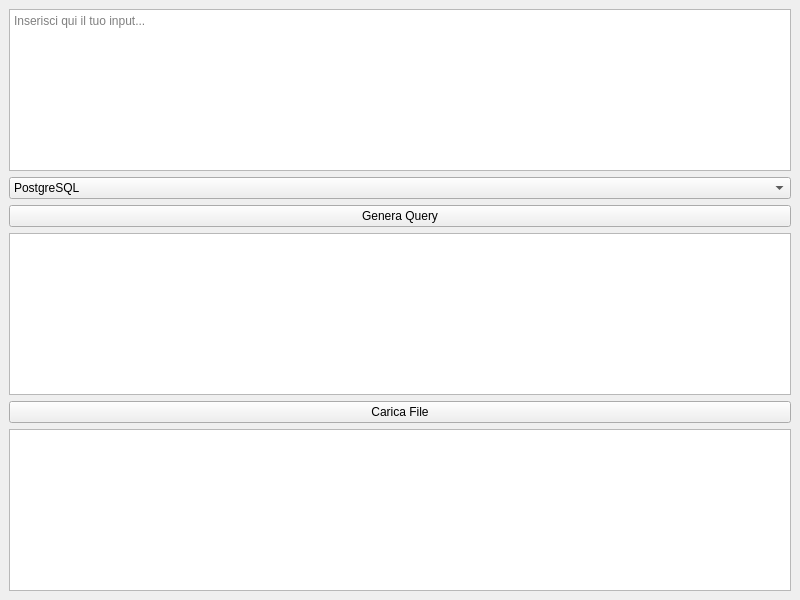
<?xml version="1.0" encoding="UTF-8"?>
<ui version="4.0">
 <class>MainWindow</class>
 <widget class="QMainWindow" name="MainWindow">
  <property name="geometry">
   <rect>
    <x>0</x>
    <y>0</y>
    <width>800</width>
    <height>600</height>
   </rect>
  </property>
  <property name="windowTitle">
   <string>Chatbot Query Generator</string>
  </property>
  <widget class="QWidget" name="centralwidget">
   <layout class="QVBoxLayout" name="verticalLayout">
    <item>
     <widget class="QTextEdit" name="inputTextBox">
      <property name="placeholderText">
       <string>Inserisci qui il tuo input...</string>
      </property>
     </widget>
    </item>
    <item>
     <widget class="QComboBox" name="databaseComboBox">
      <item>
       <property name="text">
        <string>PostgreSQL</string>
       </property>
      </item>
      <item>
       <property name="text">
        <string>Oracle</string>
       </property>
      </item>
      <item>
       <property name="text">
        <string>SQL</string>
       </property>
      </item>
     </widget>
    </item>
    <item>
     <widget class="QPushButton" name="generateQueryButton">
      <property name="text">
       <string>Genera Query</string>
      </property>
     </widget>
    </item>
    <item>
     <widget class="QTextEdit" name="queryTextBox">
      <property name="readOnly">
       <bool>true</bool>
      </property>
     </widget>
    </item>
    <item>
     <widget class="QPushButton" name="loadFileButton">
      <property name="text">
       <string>Carica File</string>
      </property>
     </widget>
    </item>
    <item>
     <widget class="QTextEdit" name="fileDetailsTextBox">
      <property name="readOnly">
       <bool>true</bool>
      </property>
     </widget>
    </item>
   </layout>
  </widget>
 </widget>
 <resources/>
 <connections/>
</ui>
